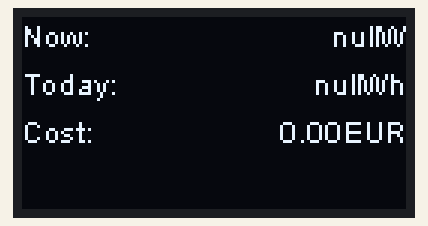
A sketch run on a simulated ESP8266 (NodeMCU). On the bench: 128×64 one-colour display. WiFi joins after 1.5 s; servers stay silent unless stated; what the sketch prints to the serial monitor is not drawn.

Above: at 1.8 s.

The sketch:

energydisplay.ino
```cpp
#include <ArduinoJson.h>

#include <Wire.h>  // Only needed for Arduino 1.6.5 and earlier
#include "SSD1306Wire.h" // legacy include: `#include "SSD1306.h"`

#include <ESP8266WiFi.h>
#include <ESP8266HTTPClient.h>

// Initialize the OLED display using Wire library
SSD1306Wire  display(0x3c, D2, D1);
// SH1106 display(0x3c, D3, D5);

const char* ssid = "Bergernetz"; // your wireless network name (SSID)
const char* password = "GrummelKeks1"; // your Wi-Fi network password
const char host[] = "http://192.168.0.38/lcdinfo";
String result;
WiFiClient client;

void setup() {
  Serial.begin(115200);

  // Initialising the UI will init the display too.
  display.init();

  display.flipScreenVertically();
  display.setFont(ArialMT_Plain_10);

  display.clear();

  display.setTextAlignment(TEXT_ALIGN_CENTER);
  display.setFont(ArialMT_Plain_16);
  display.drawString(64, 24, "Connecting...");
  display.display();

  WiFi.begin(ssid, password);
  Serial.print("Connecting to WiFi");

  while (WiFi.status() != WL_CONNECTED) {
    delay(500);
    Serial.print(".");
  }
  Serial.println("Connected to WiFi!");
  display.clear();
}

void loop() {

  HTTPClient http;
  http.begin(host);
  int statusCode = http.GET();
  result = http.getString();
  Serial.println(result);
  Serial.println(statusCode);
  Serial.println(http.errorToString(statusCode).c_str());
  http.end();


  StaticJsonBuffer<200> jsonBuffer;
  JsonObject& root = jsonBuffer.parseObject(result);

  String wh = root["daily_power"];
  String current = root["current_power"];

  if(!root.success()) {
    Serial.println("parseObject() failed");
  }

  display.clear();
  display.setFont(ArialMT_Plain_10);
  display.setTextAlignment(TEXT_ALIGN_LEFT);
  display.drawString(0, 0, "Now:");
  display.setTextAlignment(TEXT_ALIGN_RIGHT);
  display.drawString(128, 0, current + "W");
  display.setTextAlignment(TEXT_ALIGN_LEFT);
  display.drawString(0, 16, "Today:");
  display.setTextAlignment(TEXT_ALIGN_RIGHT);
  display.drawString(128, 16, wh + "Wh");
  float daily = root["daily_power"];
  float cost = 0.0002775 * daily;
  String coststr = String(cost);
  display.setTextAlignment(TEXT_ALIGN_LEFT);
  display.drawString(0, 32, "Cost:");
  display.setTextAlignment(TEXT_ALIGN_RIGHT);
  display.drawString(128, 32, coststr + "EUR");
  display.display();
  client.stop();

  delay(30000);
}
```
